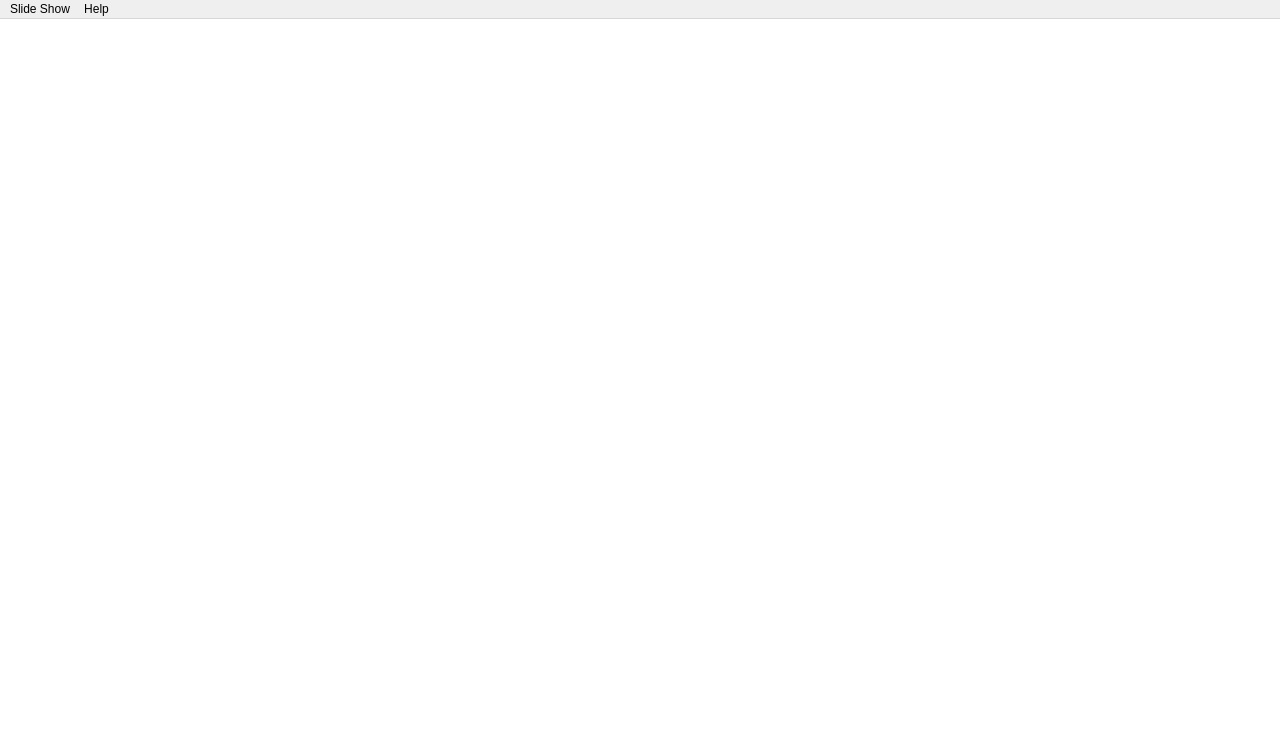
<?xml version="1.0" encoding="UTF-8"?>
<ui version="4.0">
 <class>MainWindow</class>
 <widget class="QMainWindow" name="MainWindow">
  <property name="geometry">
   <rect>
    <x>0</x>
    <y>0</y>
    <width>1280</width>
    <height>755</height>
   </rect>
  </property>
  <property name="windowTitle">
   <string/>
  </property>
  <widget class="QWidget" name="centralwidget">
   <property name="enabled">
    <bool>true</bool>
   </property>
   <widget class="QGraphicsView" name="graphicsView">
    <property name="geometry">
     <rect>
      <x>0</x>
      <y>0</y>
      <width>1280</width>
      <height>800</height>
     </rect>
    </property>
    <property name="mouseTracking">
     <bool>false</bool>
    </property>
    <property name="frameShape">
     <enum>QFrame::NoFrame</enum>
    </property>
   </widget>
  </widget>
  <widget class="QMenuBar" name="menubar">
   <property name="geometry">
    <rect>
     <x>0</x>
     <y>0</y>
     <width>1280</width>
     <height>22</height>
    </rect>
   </property>
   <widget class="QMenu" name="menuSlide_Show">
    <property name="title">
     <string>Slide Show</string>
    </property>
    <addaction name="actionDir"/>
    <addaction name="actionStart_Slide_Show"/>
    <addaction name="actionRandom_Slide_Show"/>
    <addaction name="separator"/>
    <addaction name="actionNext_Alpha"/>
    <addaction name="actionPrev_Alpha"/>
    <addaction name="separator"/>
    <addaction name="actionNext_Random"/>
    <addaction name="actionPrev_Random"/>
    <addaction name="separator"/>
    <addaction name="actionQuit"/>
   </widget>
   <widget class="QMenu" name="menuHelp">
    <property name="title">
     <string>Help</string>
    </property>
    <addaction name="actionHelp"/>
   </widget>
   <addaction name="menuSlide_Show"/>
   <addaction name="menuHelp"/>
  </widget>
  <action name="actionDir">
   <property name="text">
    <string>Dir ...</string>
   </property>
   <property name="toolTip">
    <string>Select Image Directory</string>
   </property>
   <property name="shortcut">
    <string>D</string>
   </property>
   <property name="shortcutVisibleInContextMenu">
    <bool>true</bool>
   </property>
  </action>
  <action name="actionStart_Slide_Show">
   <property name="text">
    <string>Start Slide Show</string>
   </property>
   <property name="shortcut">
    <string>S</string>
   </property>
   <property name="shortcutVisibleInContextMenu">
    <bool>true</bool>
   </property>
  </action>
  <action name="actionRandom_Slide_Show">
   <property name="text">
    <string>Random Slide Show</string>
   </property>
   <property name="shortcut">
    <string>R</string>
   </property>
   <property name="shortcutVisibleInContextMenu">
    <bool>true</bool>
   </property>
  </action>
  <action name="actionQuit">
   <property name="text">
    <string>Quit Slide Show</string>
   </property>
   <property name="shortcutVisibleInContextMenu">
    <bool>true</bool>
   </property>
  </action>
  <action name="actionNext_Alpha">
   <property name="text">
    <string>Next Alpha</string>
   </property>
   <property name="shortcut">
    <string>&gt;</string>
   </property>
  </action>
  <action name="actionPrev_Alpha">
   <property name="text">
    <string>Prev Alpha</string>
   </property>
   <property name="shortcut">
    <string>&lt;</string>
   </property>
  </action>
  <action name="actionNext_Random">
   <property name="text">
    <string>Next Random</string>
   </property>
   <property name="shortcut">
    <string>Shift+N</string>
   </property>
  </action>
  <action name="actionPrev_Random">
   <property name="text">
    <string>Prev Random</string>
   </property>
   <property name="shortcut">
    <string>Shift+P</string>
   </property>
  </action>
  <action name="actionHelp">
   <property name="text">
    <string>Slide Show Help</string>
   </property>
  </action>
 </widget>
 <resources/>
 <connections/>
</ui>
